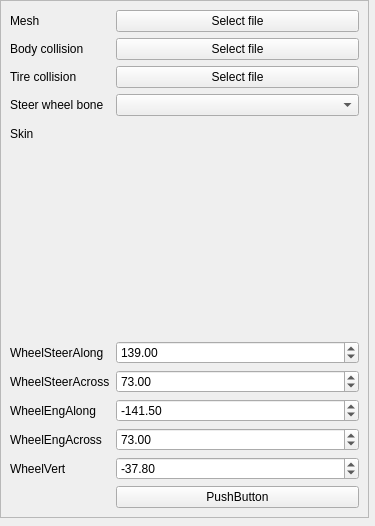
<?xml version="1.0" encoding="UTF-8"?>
<ui version="4.0">
 <class>EditWidget</class>
 <widget class="QWidget" name="EditWidget">
  <property name="geometry">
   <rect>
    <x>0</x>
    <y>0</y>
    <width>375</width>
    <height>526</height>
   </rect>
  </property>
  <property name="windowTitle">
   <string>Form</string>
  </property>
  <widget class="QScrollArea" name="scrollArea">
   <property name="geometry">
    <rect>
     <x>0</x>
     <y>0</y>
     <width>369</width>
     <height>518</height>
    </rect>
   </property>
   <property name="widgetResizable">
    <bool>true</bool>
   </property>
   <widget class="QWidget" name="scrollAreaWidgetContents">
    <property name="geometry">
     <rect>
      <x>0</x>
      <y>0</y>
      <width>367</width>
      <height>516</height>
     </rect>
    </property>
    <layout class="QHBoxLayout" name="horizontalLayout_5">
     <item>
      <layout class="QFormLayout" name="formLayout">
       <item row="0" column="0">
        <widget class="QLabel" name="label_12">
         <property name="text">
          <string>Mesh</string>
         </property>
        </widget>
       </item>
       <item row="0" column="1">
        <widget class="QPushButton" name="meshOpenButton">
         <property name="sizePolicy">
          <sizepolicy hsizetype="Expanding" vsizetype="Fixed">
           <horstretch>0</horstretch>
           <verstretch>0</verstretch>
          </sizepolicy>
         </property>
         <property name="text">
          <string>Select file</string>
         </property>
        </widget>
       </item>
       <item row="1" column="0">
        <widget class="QLabel" name="label_13">
         <property name="text">
          <string>Body collision</string>
         </property>
        </widget>
       </item>
       <item row="2" column="0">
        <widget class="QLabel" name="label_14">
         <property name="text">
          <string>Tire collision</string>
         </property>
        </widget>
       </item>
       <item row="3" column="0">
        <widget class="QLabel" name="label_15">
         <property name="text">
          <string>Steer wheel bone</string>
         </property>
        </widget>
       </item>
       <item row="4" column="0">
        <widget class="QLabel" name="label_16">
         <property name="text">
          <string>Skin</string>
         </property>
        </widget>
       </item>
       <item row="1" column="1">
        <widget class="QPushButton" name="collisionOpenButton">
         <property name="sizePolicy">
          <sizepolicy hsizetype="Expanding" vsizetype="Fixed">
           <horstretch>0</horstretch>
           <verstretch>0</verstretch>
          </sizepolicy>
         </property>
         <property name="text">
          <string>Select file</string>
         </property>
        </widget>
       </item>
       <item row="2" column="1">
        <widget class="QPushButton" name="tireColiisionOpenButton">
         <property name="sizePolicy">
          <sizepolicy hsizetype="Expanding" vsizetype="Fixed">
           <horstretch>0</horstretch>
           <verstretch>0</verstretch>
          </sizepolicy>
         </property>
         <property name="text">
          <string>Select file</string>
         </property>
        </widget>
       </item>
       <item row="3" column="1">
        <widget class="QComboBox" name="comboBox">
         <property name="sizePolicy">
          <sizepolicy hsizetype="Expanding" vsizetype="Fixed">
           <horstretch>0</horstretch>
           <verstretch>0</verstretch>
          </sizepolicy>
         </property>
        </widget>
       </item>
       <item row="4" column="1">
        <widget class="QWidget" name="widget" native="true">
         <property name="sizePolicy">
          <sizepolicy hsizetype="Expanding" vsizetype="Expanding">
           <horstretch>0</horstretch>
           <verstretch>0</verstretch>
          </sizepolicy>
         </property>
         <layout class="QVBoxLayout" name="verticalLayout_2">
          <item>
           <layout class="QVBoxLayout" name="skinButtonArrayLayout"/>
          </item>
         </layout>
        </widget>
       </item>
       <item row="5" column="0">
        <widget class="QLabel" name="label_17">
         <property name="text">
          <string>WheelSteerAlong</string>
         </property>
        </widget>
       </item>
       <item row="10" column="0">
        <widget class="QLabel" name="label_18">
         <property name="text">
          <string/>
         </property>
        </widget>
       </item>
       <item row="10" column="1">
        <widget class="QPushButton" name="startSimulationButton">
         <property name="text">
          <string>PushButton</string>
         </property>
        </widget>
       </item>
       <item row="6" column="0">
        <widget class="QLabel" name="label_19">
         <property name="text">
          <string>WheelSteerAcross</string>
         </property>
        </widget>
       </item>
       <item row="7" column="0">
        <widget class="QLabel" name="label_20">
         <property name="text">
          <string>WheelEngAlong</string>
         </property>
        </widget>
       </item>
       <item row="8" column="0">
        <widget class="QLabel" name="label_21">
         <property name="text">
          <string>WheelEngAcross</string>
         </property>
        </widget>
       </item>
       <item row="9" column="0">
        <widget class="QLabel" name="label_22">
         <property name="text">
          <string>WheelVert</string>
         </property>
        </widget>
       </item>
       <item row="5" column="1">
        <widget class="QDoubleSpinBox" name="wheelSteerAlongSpinBox">
         <property name="minimum">
          <double>-9999.000000000000000</double>
         </property>
         <property name="maximum">
          <double>9999.000000000000000</double>
         </property>
         <property name="value">
          <double>139.000000000000000</double>
         </property>
        </widget>
       </item>
       <item row="6" column="1">
        <widget class="QDoubleSpinBox" name="wheelSteerAcrossSpinBox">
         <property name="minimum">
          <double>-9999.000000000000000</double>
         </property>
         <property name="maximum">
          <double>9999.000000000000000</double>
         </property>
         <property name="value">
          <double>73.000000000000000</double>
         </property>
        </widget>
       </item>
       <item row="7" column="1">
        <widget class="QDoubleSpinBox" name="wheelEngAlongSpinBox">
         <property name="minimum">
          <double>-9999.000000000000000</double>
         </property>
         <property name="maximum">
          <double>9999.000000000000000</double>
         </property>
         <property name="singleStep">
          <double>1.000000000000000</double>
         </property>
         <property name="value">
          <double>-141.500000000000000</double>
         </property>
        </widget>
       </item>
       <item row="8" column="1">
        <widget class="QDoubleSpinBox" name="wheelEngAcrossSpinBox">
         <property name="minimum">
          <double>-9999.000000000000000</double>
         </property>
         <property name="maximum">
          <double>9999.000000000000000</double>
         </property>
         <property name="value">
          <double>73.000000000000000</double>
         </property>
        </widget>
       </item>
       <item row="9" column="1">
        <widget class="QDoubleSpinBox" name="wheelVertSpinBox">
         <property name="minimum">
          <double>-9999.000000000000000</double>
         </property>
         <property name="maximum">
          <double>9999.000000000000000</double>
         </property>
         <property name="value">
          <double>-37.799999999999997</double>
         </property>
        </widget>
       </item>
      </layout>
     </item>
    </layout>
   </widget>
  </widget>
 </widget>
 <resources/>
 <connections/>
</ui>
